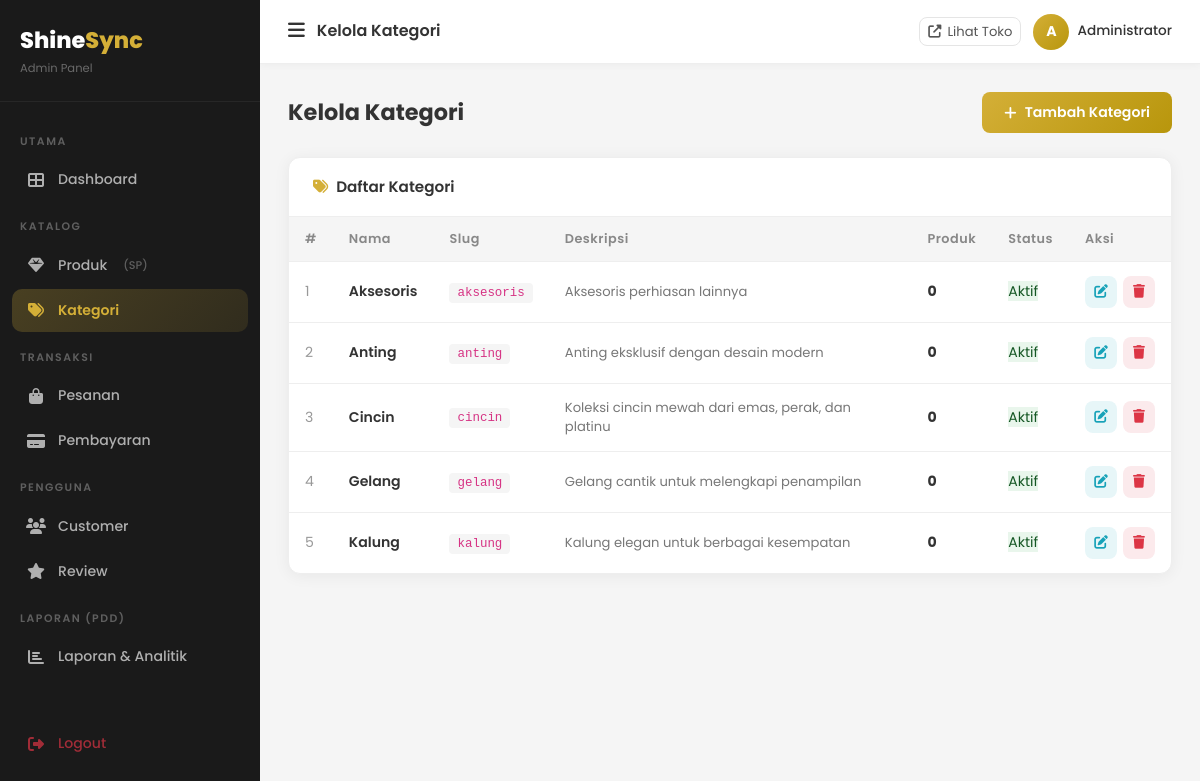
The app's page /admin/categories (signed in) with its own data.
### tables this page shows
CREATE TABLE `categories` (
  `id` int UNSIGNED NOT NULL,
  `name` varchar(100) NOT NULL,
  `slug` varchar(120) NOT NULL,
  `description` text,
  `image` varchar(255) DEFAULT NULL,
  `is_active` tinyint(1) NOT NULL DEFAULT '1',
  `created_at` timestamp NULL DEFAULT CURRENT_TIMESTAMP
);

### app/core/Controller.php (called while the page is built, shortened)
<?php
class Controller
{
    protected function view(string $viewPath, array $data = []): void
    {
        extract($data);
        $file = __DIR__ . '/../views/' . $viewPath . '.php';
        require $file;
    }
}

### app/controllers/CategoryController.php (called while the page is built, shortened)
<?php
class CategoryController extends Controller
{
    private Category $model;
    public function __construct() { parent::__construct(); $this->model = new Category(); }
    public function adminIndex(): void
    {
        $categories = $this->model->getAllAdmin();
        $this->view('admin/categories/index', compact('categories', 'pageTitle'));
    }
}

### app/core/Database.php (called while the page is built, shortened)
<?php
class Database
{
    private static ?Database $instance = null;
    private mysqli $conn;
    private function __construct()
    {
        $this->conn = new mysqli(DB_HOST, DB_USER, DB_PASS, DB_NAME, DB_PORT);
        $this->conn->set_charset(DB_CHARSET);
    }
    public static function getInstance(): Database
    {
        if (self::$instance === null) {
            self::$instance = new self();
        }
        return self::$instance;
    }
    public function query(string $sql, array $params = []): array
    {
        if (empty($params)) {
            $result = $this->conn->query($sql);
            return $result->fetch_all(MYSQLI_ASSOC) ?: [];
        }
        $stmt = $this->prepare($sql, $params);
        $stmt->execute();
        $result = $stmt->get_result();
        return $result ? $result->fetch_all(MYSQLI_ASSOC) : [];
    }
}

### app/core/Model.php (called while the page is built, shortened)
<?php
class Model
{
    public function __construct()
    {
        $this->db = Database::getInstance();
    }
}

### app/models/Category.php (called while the page is built, shortened)
<?php
class Category extends Model
{
    public function getAllAdmin(): array
    {
        return $this->db->query(
            "SELECT c.*, COUNT(p.id) AS product_count
             FROM categories c
             LEFT JOIN products p ON c.id = p.category_id
             GROUP BY c.id
             ORDER BY c.name ASC"
        );
    }
}

### app/views/admin/categories/index.php (the view)
<?php
include __DIR__ . '/../../layouts/admin_header.php';
?>
<div class="admin-page-header">
  <div><h2>Kelola Kategori</h2></div>
  <a href="<?= APP_URL ?>/admin/categories/create" class="btn-admin-gold"><i class="fas fa-plus"></i> Tambah Kategori</a>
</div>
<div class="admin-card">
  <div class="card-head"><h5><i class="fas fa-tags me-2" style="color:#D4AF37;"></i>Daftar Kategori</h5></div>
  <div style="overflow-x:auto;">
    <table class="admin-table">
      <thead><tr><th>#</th><th>Nama</th><th>Slug</th><th>Deskripsi</th><th>Produk</th><th>Status</th><th>Aksi</th></tr></thead>
      <tbody>
        <?php if(empty($categories)): ?>
        <tr><td colspan="7" style="text-align:center;padding:40px;color:#999;">Belum ada kategori.</td></tr>
        <?php else: foreach($categories as $i=>$c): ?>
        <tr>
          <td style="color:#999;"><?= $i+1 ?></td>
          <td style="font-weight:600;"><?= htmlspecialchars($c['name']) ?></td>
          <td><code style="font-size:.78rem;background:#F5F5F5;padding:3px 8px;border-radius:4px;"><?= htmlspecialchars($c['slug']) ?></code></td>
          <td style="font-size:.82rem;color:#777;"><?= htmlspecialchars(substr($c['description']??'',0,50)) ?></td>
          <td><span style="font-weight:700;"><?= $c['product_count'] ?></span></td>
          <td><span class="status-badge" style="<?= $c['is_active']?'background:rgba(40,167,69,.1);color:#155724;':'background:rgba(220,53,69,.1);color:#721c24;' ?>"><?= $c['is_active']?'Aktif':'Nonaktif' ?></span></td>
          <td>
            <div class="action-btns">
              <a href="<?= APP_URL ?>/admin/categories/edit/<?= $c['id'] ?>" class="btn-action btn-edit"><i class="fas fa-edit"></i></a>
              <button class="btn-action btn-delete" onclick="if(confirm('Hapus kategori ini?'))window.location='<?= APP_URL ?>/admin/categories/delete/<?= $c['id'] ?>'"><i class="fas fa-trash"></i></button>
            </div>
          </td>
        </tr>
        <?php endforeach; endif; ?>
      </tbody>
    </table>
  </div>
</div>
<?php include __DIR__ . '/../../layouts/admin_footer.php'; ?>

### public/css/admin.css (style rules this page uses)
:root { --gold: #D4AF37; --gold-dark: #B8960C; --sidebar-bg: #1A1A1A; --sidebar-w: 260px; --topbar-h: 64px; --font: 'Poppins', sans-serif; --radius: 12px; --shadow: 0 2px 16px rgba(0,0,0,0.06); --border: #EEEEEE; --text: #333333; --text-muted: #888888; --bg: #F5F5F5; --white: #FFFFFF; --success: #28A745; --danger: #DC3545; --warning: #FFC107; --info: #17A2B8; --transition: all 0.25s ease; }
* { box-sizing: border-box; margin: 0; padding: 0; }
html, body { max-width: 100%; overflow-x: hidden; }
body { font-family: var(--font); background: var(--bg); color: var(--text); -webkit-font-smoothing: antialiased; }
.admin-card { background: var(--white); border-radius: var(--radius); box-shadow: var(--shadow); border: 1px solid var(--border); overflow: hidden; }
.admin-card .card-head { padding: 20px 24px; border-bottom: 1px solid var(--border); display: flex; align-items: center; justify-content: space-between; }
.admin-card .card-head h5 { font-size: 0.95rem; font-weight: 600; color: var(--text); margin: 0; }
.admin-table { width: 100%; min-width: 720px; border-collapse: collapse; font-size: 0.88rem; }
.admin-table th { background: var(--bg); padding: 12px 16px; text-align: left; font-weight: 600; font-size: 0.8rem; letter-spacing: 0.5px; color: var(--text-muted); border-bottom: 1px solid var(--border); }
.admin-table td { padding: 14px 16px; border-bottom: 1px solid var(--border); color: var(--text); vertical-align: middle; }
.admin-table tr:last-child td { border-bottom: none; }
.action-btns { display: flex; gap: 6px; align-items: center; white-space: nowrap; }
.btn-action { width: 32px; height: 32px; border-radius: 8px; display: flex; align-items: center; justify-content: center; font-size: 0.85rem; border: none; cursor: pointer; transition: var(--transition); text-decoration: none; }
.btn-edit { background: rgba(23,162,184,0.1); color: var(--info); }
.btn-delete { background: rgba(220,53,69,0.1); color: var(--danger); }
.admin-page-header { margin-bottom: 24px; display: flex; align-items: center; justify-content: space-between; flex-wrap: wrap; gap: 12px; }
.admin-page-header h2 { font-size: 1.4rem; font-weight: 700; color: var(--text); margin: 0; }
.btn-admin-gold { background: linear-gradient(135deg, var(--gold), var(--gold-dark)); color: var(--white); border: none; padding: 10px 22px; border-radius: 8px; font-weight: 600; font-size: 0.88rem; cursor: pointer; transition: var(--transition); display: inline-flex; align-items: center; gap: 8px; text-decoration: none; }

### records on screen
categories: name "Aksesoris", slug "aksesoris", description "Aksesoris perhiasan lainnya", product_count "0", is_active "Aktif"
categories: name "Anting", slug "anting", description "Anting eksklusif dengan desain modern", product_count "0", is_active "Aktif"
categories: name "Cincin", slug "cincin", description "Koleksi cincin mewah dari emas, perak, dan platinu", product_count "0", is_active "Aktif"
categories: name "Gelang", slug "gelang", description "Gelang cantik untuk melengkapi penampilan", product_count "0", is_active "Aktif"
categories: name "Kalung", slug "kalung", description "Kalung elegan untuk berbagai kesempatan", product_count "0", is_active "Aktif"

### other values on screen
$pageTitle "Kelola Kategori"
substr(Session::get('user_name','A'),0,1) "A"
Session::get('user_name') "Administrator"
